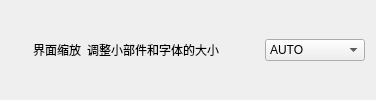
             <widget class="QWidget" name="widget_5_1" native="true">
              <property name="styleSheet">
               <string notr="true"/>
              </property>
              <layout class="QHBoxLayout" name="horizontalLayout_37">
               <item>
                <widget class="IconWidget" name="icon_dpi" native="true">
                 <property name="sizePolicy">
                  <sizepolicy hsizetype="Fixed" vsizetype="Fixed">
                   <horstretch>0</horstretch>
                   <verstretch>0</verstretch>
                  </sizepolicy>
                 </property>
                 <property name="minimumSize">
                  <size>
                   <width>16</width>
                   <height>16</height>
                  </size>
                 </property>
                </widget>
               </item>
               <item>
                <widget class="StrongBodyLabel" name="label_8">
                 <property name="sizePolicy">
                  <sizepolicy hsizetype="Fixed" vsizetype="Preferred">
                   <horstretch>0</horstretch>
                   <verstretch>0</verstretch>
                  </sizepolicy>
                 </property>
                 <property name="text">
                  <string>界面缩放</string>
                 </property>
                </widget>
               </item>
               <item>
                <widget class="CaptionLabel" name="label_27">
                 <property name="sizePolicy">
                  <sizepolicy hsizetype="Fixed" vsizetype="Preferred">
                   <horstretch>0</horstretch>
                   <verstretch>0</verstretch>
                  </sizepolicy>
                 </property>
                 <property name="text">
                  <string>调整小部件和字体的大小</string>
                 </property>
                </widget>
               </item>
               <item>
                <spacer name="horizontalSpacer_4">
                 <property name="orientation">
                  <enum>Qt::Horizontal</enum>
                 </property>
                 <property name="sizeHint" stdset="0">
                  <size>
                   <width>40</width>
                   <height>20</height>
                  </size>
                 </property>
                </spacer>
               </item>
               <item>
                <widget class="ComboBox" name="cbb_dpi">
                 <property name="minimumSize">
                  <size>
                   <width>100</width>
                   <height>0</height>
                  </size>
                 </property>
                 <item>
                  <property name="text">
                   <string>AUTO</string>
                  </property>
                 </item>
                 <item>
                  <property name="text">
                   <string>75%</string>
                  </property>
                 </item>
                 <item>
                  <property name="text">
                   <string>100%</string>
                  </property>
                 </item>
                 <item>
                  <property name="text">
                   <string>150%</string>
                  </property>
                 </item>
                 <item>
                  <property name="text">
                   <string>200%</string>
                  </property>
                 </item>
                 <item>
                  <property name="text">
                   <string>300%</string>
                  </property>
                 </item>
                </widget>
               </item>
              </layout>
             </widget>
